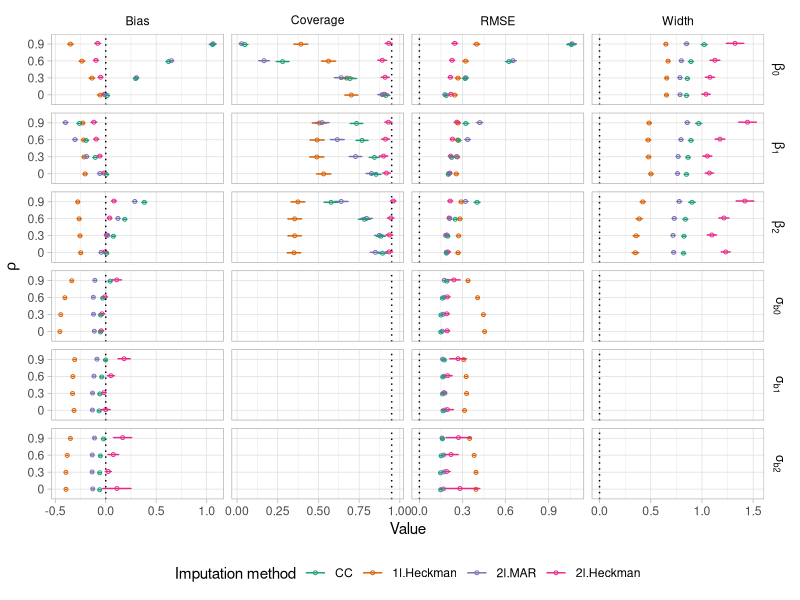
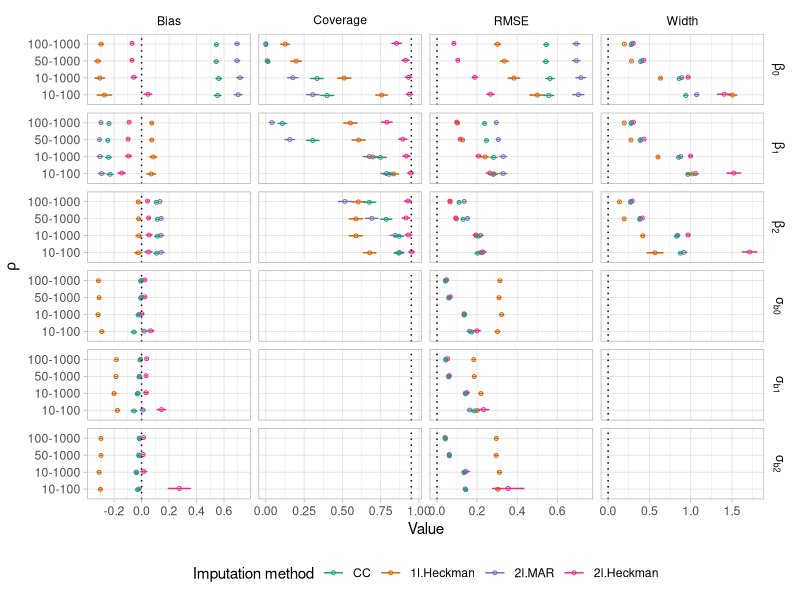
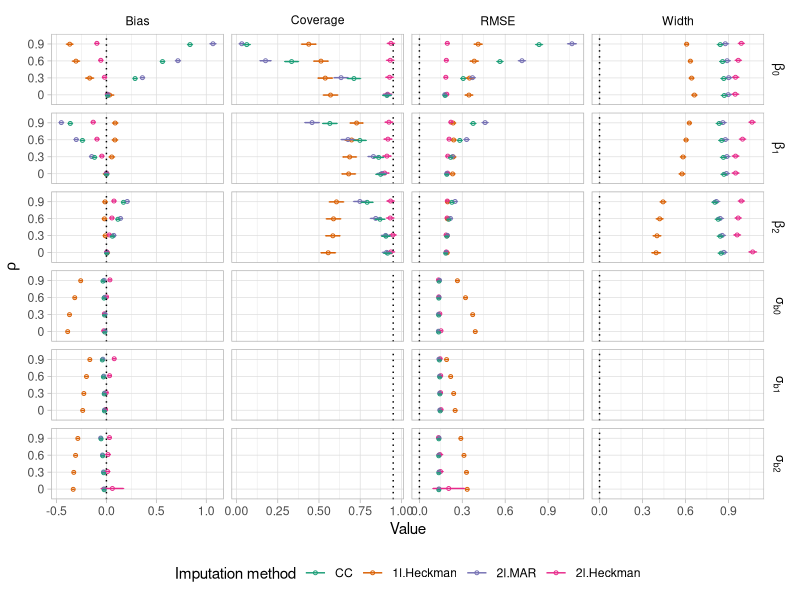
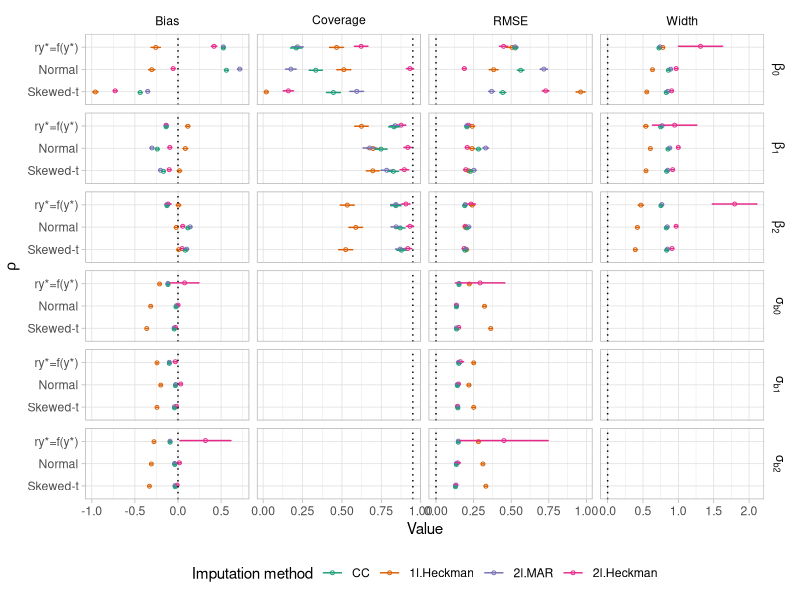

R code for these plots, in order:
library(here)
library(data.table)
library(ggplot2)

# Arrange dataset
data<-as.data.table(readxl::read_xlsx(here('2.Simulation','Sim_results.xlsx'),sheet="Sheet1"))
#data<-data[,grep("Scenario|Method|Variation|^Bias|^EmpSE|^RMSE|^CIW|^Cov|^SE", names(data)), with = FALSE]
#colnames(data)<-c("Scenario","Variation","Method", paste0("p_Coverage_",0:2), paste0("p_Bias_",0:6),paste0("p_RMSE_",0:6),paste0("p_Width_",0:2),paste0("p_EmpSE_",0:6),paste0("SE_Bias_",0:6),paste0("SE_EmpSE_",0:6),paste0("SE_RMSE_",0:6),paste0("SE_Width_",0:2), paste0("SE_Coverage_",0:2))
#data<- setDT(melt(data, measure.vars = c( paste0("p_Bias_",0:6), paste0("p_Coverage_",0:2), paste0("p_EmpSE_",0:6), paste0("p_RMSE_",0:6),paste0("p_Width_",0:2),paste0("SE_Bias_",0:6), paste0("SE_Coverage_",0:2),paste0("SE_EmpSE_",0:6),paste0("SE_RMSE_",0:6),paste0("SE_Width_",0:2)),variable.name = "Statistic", value.name = "Value"))
data<-data[Variation!="10-50",]
data<-data[,grep("Scenario|Method|Variation|^Bias|^RMSE|^CIW|^Cov|^SE_B|^SE_C|^SE_W|^SE_RM", names(data)), with = FALSE]
colnames(data)<-c("Scenario","Variation","Method", paste0("p_Coverage_",0:2), paste0("p_Bias_",0:6),
                  paste0("p_RMSE_",0:6),paste0("p_Width_",0:2),paste0("SE_Bias_",0:6),paste0("SE_RMSE_",0:6),paste0("SE_Width_",0:2), paste0("SE_Coverage_",0:2))
data<- setDT(melt(data, measure.vars = c( paste0("p_Bias_",0:6), paste0("p_Coverage_",0:2), paste0("p_RMSE_",0:6),paste0("p_Width_",0:2),
                                          paste0("SE_Bias_",0:6), paste0("SE_Coverage_",0:2),paste0("SE_RMSE_",0:6),paste0("SE_Width_",0:2)),variable.name = "Statistic", value.name = "Value"))



data[, c("Type","Statistic", "Parameter") := tstrsplit(Statistic, "_", fixed=TRUE)]
data<- setDT(dcast(data, Scenario+ Variation+ Method +  Parameter+Statistic~Type, value.var = "Value"))
param_val <- c("0"="beta_0", "1"="beta_1", "2"="beta_2", 
               "3"="sigma_b0", "4"="sigma_b1", "5"="sigma_b2","6"= "sigma_e")
data[,Method:=factor(Method, levels = c("CC","1l.Heckman","2l.MAR","2l.Heckman"))]

data[,Parameter := as.factor(param_val[data$Parameter])]
data[,Parameter := factor(Parameter, levels = c("beta_0","beta_1","beta_2","sigma_b0","sigma_b1","sigma_b2","sigma_e"),
                          ordered = TRUE, labels=c(expression(beta[0]),expression(beta[1]),expression(beta[2]),
                                                   expression(sigma[b*0]),expression(sigma[b*1]),expression(sigma[b*2]),
                                                   expression(sigma[e])))]


plotsim<-function(Scenariov,levelsvar){
datagraph<-data[Scenario==Scenariov,]
datalines <- data.table(Parameter = c("beta_0","beta_1", "beta_2","sigma_b0", "sigma_b1","sigma_b2","sigma_e"),
                        Z = c(rep(0,7),rep(0.95,7),rep(0,7),rep(0,7)),
                        Statistic=c(rep("Bias",7),rep("Coverage",7),rep("RMSE",7),rep("Width",7)))
datalines[,Parameter := factor(Parameter, levels = c("beta_0","beta_1","beta_2","sigma_b0","sigma_b1","sigma_b2","sigma_e"),
                               ordered = TRUE, labels=c(expression(beta[0]),expression(beta[1]),expression(beta[2]),
                                                        expression(sigma[b*0]),expression(sigma[b*1]),expression(sigma[b*2]),
                                                        expression(sigma[e])))]
datagraph[, Variation:=as.factor(Variation)]
datagraph[, Variation:=factor(Variation,levels=levelsvar)]

pd = position_dodge(.1)
datalines1<-datalines[Parameter%in%c("beta[0]","beta[1]","beta[2]","sigma[b * 0]","sigma[b * 1]","sigma[b * 2]")]

plot<-ggplot(datagraph[Parameter%in%c("beta[0]","beta[1]","beta[2]","sigma[b * 0]","sigma[b * 1]","sigma[b * 2]")],
       aes(y= Variation, x     = p, color = Method)) +
  geom_point(shape = 1,size  = 1,position = pd) +
  geom_vline(data = datalines1, aes(xintercept = Z),linetype='dotted')+
  geom_errorbar(aes(xmin  = p - 1.96*SE, xmax  = p + 1.96*SE),
                width = 0.2,size  = 0.5,position = pd) +
  facet_grid(Parameter~Statistic, scales="free",labeller = label_parsed)+
  scale_color_brewer(palette="Dark2")+
  guides(color=guide_legend(title="Imputation method"))+
  theme_light()+  
  theme(strip.background =element_rect(fill="white"),legend.position="bottom")+
  theme(strip.text = element_text(colour = 'black'))+
  xlab("Value")+ylab(expression(rho))
return(plot)
}


plot_rho<-plotsim(Scenariov="Rho",levelsvar=c("0","0.3","0.6","0.9"))
plot_bin<-plotsim(Scenariov="Bin",levelsvar=c("0","0.3","0.6","0.9"))
plot_N<-plotsim(Scenariov="N",levelsvar=c("10-50","10-100","10-1000","50-1000","100-1000"))
plot_S<-plotsim(Scenariov="S",levelsvar=c("Skewed-t","Normal","ry*=f(y*)"))
